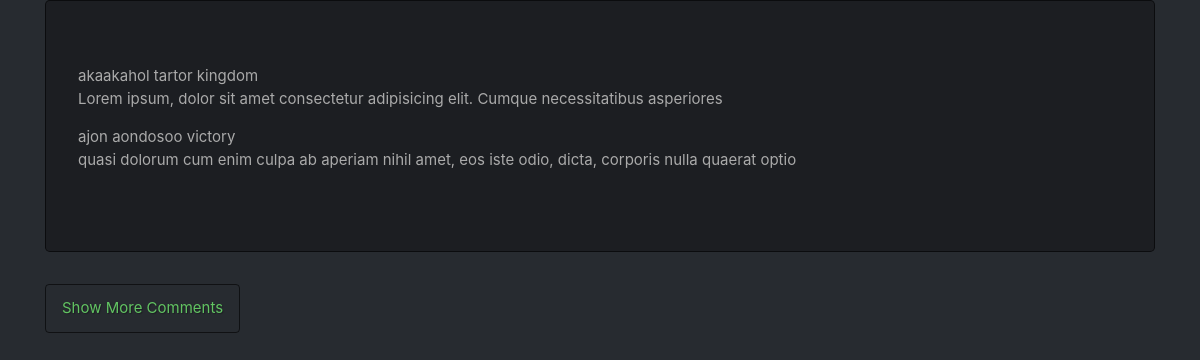
Page /views/ajax.php on the committed database.
### tables this page shows
CREATE TABLE `comments` (
  `id` int(11) UNSIGNED NOT NULL,
  `author` varchar(50) NOT NULL,
  `message` longtext NOT NULL
);

### views/ajax.php (the view, shortened to what this page needs)
<?php
require("../includes/db.php");
?>
<!DOCTYPE html>
<html>
<head>
    <link href="../public/css/slate-bootstrap.min.css" type="text/css" rel="stylesheet" />
</head>
<body>
    <div class="container">
        <div id="comments" class="jumbotron">
            <?php
            $sql = "SELECT * FROM comments LIMIT 2";
            $result = mysqli_query($conn, $sql);
            if (mysqli_num_rows($result) > 0) {
                while ($row = mysqli_fetch_assoc($result)) {
                    echo "<p>";
                    echo $row["author"];
                    echo "<br />";
                    echo $row["message"];
                    echo "</p>";
                }
            } else {
                echo "There are no comments!";
            }
            ?>
        </div>
        <button class="btn btn-outline-success"> Show More Comments </button>
    </div>
</body>
</html>

### rows in the picture
comments: author "akaakahol tartor kingdom", message "Lorem ipsum, dolor sit amet consectetur adipisicing elit. Cumque necessitatibus asperiores"
comments: author "ajon aondosoo victory", message "quasi dolorum cum enim culpa ab aperiam nihil amet, eos iste odio, dicta, corporis nulla quaerat optio"
